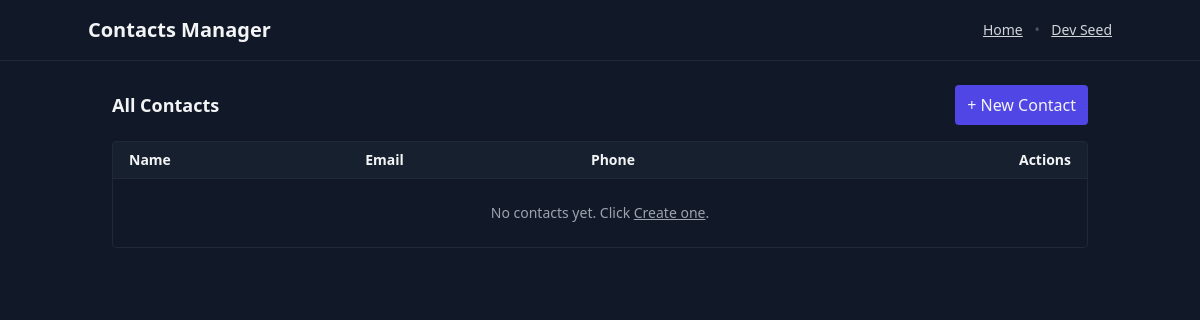
Before: / with the older database file.
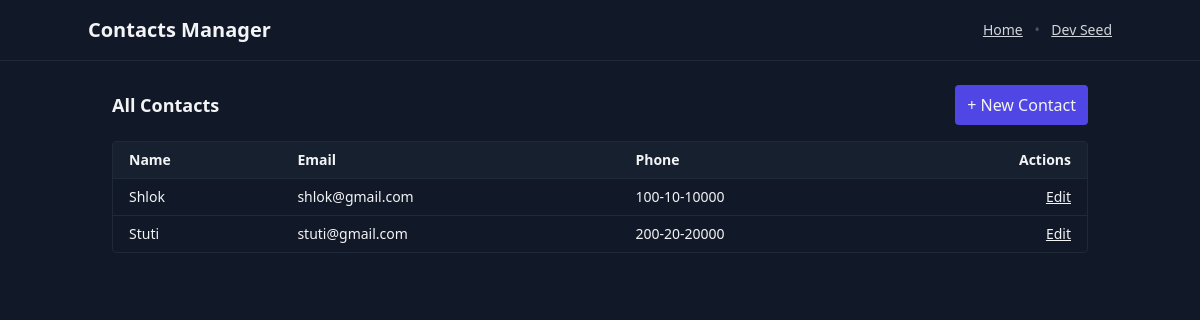
After: the same page with the newer database file.
### app/models.py (models this page shows, shortened)
class Contact(db.Model):
    __tablename__ = "contact"
    id = db.Column(db.Integer,primary_key=True)
    name = db.Column(db.String(120),nullable = False)
    email = db.Column(db.String(120),nullable = False , unique =True)
    phone = db.Column(db.String(50),nullable = False , unique =True)

### app/route.py (the view)
@bp.get("/")
def home():
    contacts = Contact.query.order_by(Contact.name.asc()).all()
    return render_template("index2.html",contacts=contacts)

### templates/index2.html (shortened to what this page needs)
{% extends "base.html" %}  {% block content %}
<div class="flex items-center justify-between mb-4">
  <h2 class="text-lg font-semibold">All Contacts</h2>
  <a href="{{url_for('main.new_contact')}}" class="px-3 py-2 rounded bg-indigo-600 hover:bg-indigo-500">
    + New Contact
  </a>
</div>
<div class="overflow-x-auto rounded border border-gray-800">
  <table class="min-w-full text-sm">
    <thead class="bg-gray-800/50">
      <tr>
        <th class="px-4 py-2 text-left">Name</th>
        <th class="px-4 py-2 text-left">Email</th>
        <th class="px-4 py-2 text-left">Phone</th>
        <th class="px-4 py-2 text-right">Actions</th>
      </tr>
    </thead>
    <tbody>
      {% for c in contacts %}
      <tr class="border-t border-gray-800 hover:bg-gray-800/30">
        <td class="px-4 py-2">{{ c.name }}</td>
        <td class="px-4 py-2">{{ c.email }}</td>
        <td class="px-4 py-2">{{ c.phone }}</td>
        <td class="px-4 py-2 text-right">
          <span class="underline cursor-pointer">Edit</span>
        </td>
      </tr>
      {% else %}
      <tr class="border-t border-gray-800">
        <td colspan="4" class="px-4 py-6 text-center text-gray-400">
          No contacts yet. Click
          <span class="underline cursor-pointer">Create one</span>.
        </td>
      </tr>
      {% endfor %}
    </tbody>
  </table>
</div>
{% endblock %}

### templates/base.html (shortened to what this page needs)
<!DOCTYPE html>
<html lang="en" class="h-full dark">
  <head>
    <script src="https://cdn.tailwindcss.com"></script>
  </head>
  <body class="min-h-screen bg-gray-900 text-gray-100">
    <header class="px-6 py-4 border-b border-gray-800">
      <div class="max-w-5xl mx-auto flex items-center justify-between">
        <a href="{{ url_for('main.home') }}" class="text-xl font-semibold"
          >Contacts Manager</a
        >
        <nav class="text-sm text-gray-300">
          <a
            class="underline hover:text-white"
            href="{{ url_for('main.home') }}"
            >Home</a
          >
          <span class="mx-2 text-gray-600">•</span>
          <a class="underline hover:text-white" href="/dev/seed-one"
            >Dev Seed</a
          >
        </nav>
      </div>
    </header>
    <main class="max-w-5xl mx-auto p-6">{% block content %}{% endblock %}</main>
  </body>
</html>

Changed rows visible on the page:
added Contact: name "Shlok", email "shlok@gmail.com", phone "100-10-10000"
added Contact: name "Stuti", email "stuti@gmail.com", phone "200-20-20000"
Other visible differences:
text no longer shown: "No contacts yet. Click Create one ."
